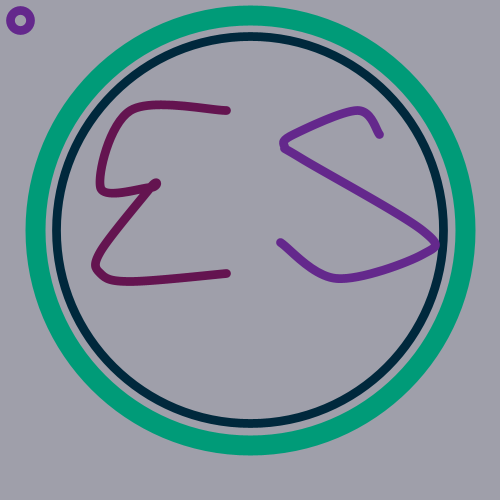
Frame 1 (no input)
Frame 60 (the mouse pressed at the canvas centre just before this capture): identical to frame 1, image omitted
Frame 120 (the mouse held since frame 60 and released just before this capture): identical to frame 1, image omitted

The Processing sketch that drew this single still picture (run headless with seeded random() and noise(); from frame 60 on, the mouse is pressed at the canvas centre):

// Processing sketch: processing_36971
// ── processing_36971.pde

//homework 4
//copyright Emily So

void setup()
{
  size(400, 400);
  background(0);
  fill(200, 200, 0);
  textSize(24);
  textAlign(CENTER, CENTER);


background(159, 159, 170);
size (500, 500);
float x, y, wd, ht;
x = 250;
y = 230;
wd = 430;
ht = 120;
 
noFill();
stroke(0, 155, 120);
strokeWeight(20);
ellipse(x, y, wd, wd);
strokeWeight(.035*x);

stroke(0, 40, 60);
ellipse(x, y, .9*wd, .9*wd);
//"E"
stroke(100, 20, 80);
//strokeWeight(.02*wd);
beginShape();
curveVertex(x - .2*ht, y - ht);
curveVertex(x - .2*ht, y - ht);
curveVertex(x - ht, y - ht);
curveVertex(x - (ht+30), y - .1*wd);
curveVertex(x - (ht-20), y - .1*wd);
curveVertex(x - (ht-20), y - .1*wd);
curveVertex(x - (ht+30), y+.05*wd);
curveVertex(x - (ht+30), y+.1*wd);
curveVertex(x - ht, y + .12*wd);
curveVertex(x - .2*ht, y+.1*wd);
curveVertex(x - .2*ht, y+.1*wd);
endShape();
//"S"
stroke(100, 40, 140);
beginShape();
curveVertex(x + .3*wd, y - .8*ht);
curveVertex(x + .3*wd, y - .8*ht);
curveVertex(x + .25*wd, y - ht);
curveVertex(x + .1*wd, y - .8*ht);
curveVertex(x + .08*wd, y - .7*ht);
curveVertex(x + .12*wd, y - .6*ht);
curveVertex(x + .4*wd, y);
curveVertex(x + .4*wd, y + .2*ht);
curveVertex(x + .2*wd, y + .4*ht);
curveVertex(x + .07*wd, y + .1*ht);
curveVertex(x + .07*wd, y + .1*ht);
endShape();

char c = 'x';


ellipse(20, 20, 20, 20);
}
//BREAAAK

//void keyPressed()
//{
//  }
//  if (key == 'c')
//  {
//    ellipse(200, 200, mouseX, mouseY);
//  }
//  if (key == 'm')
//  {
//    rect(10, 10, 10, 10);
//
//  }
//}

void draw() {
        float x, y, wd, ht;
x = 250;
y = 230;
wd = 430;
ht = 120;
  
  if(keyPressed) {
    if (key == 'b' || key == 'B') {
      fill(0);
    }
    if (keyCode == UP) {
      fill(random(255));
      x = mouseX+50;
      y = mouseY+60;
    }
    if (keyCode == DOWN) {
      fill(random(255));
      ellipse(random(150, 200), random(220, 400), random(200), random(200));
      


      noFill();
stroke(random(255), 155, 120);

strokeWeight(20);
ellipse(x, y, wd, wd);
strokeWeight(.035*x);

stroke(0, 40, 60);
//ellipse(x, y, .9*wd, .9*wd);
ellipse(x, y, random(300), random(300));
strokeWeight(random(5));
stroke(random(200, 255), 200, 200);
ellipse(x, y, random(300), random(300));
}
//EEEEEEEEEEEEEEEEEEEEEEEEEEEEEEE
//WOAH!!!!!!!!!
//HHHHHHAHAHAHAHAHAHAHAHAH
  if (mousePressed);

  stroke(random(255), random(255), random(255));
  noFill();
strokeWeight(random(30));
beginShape();

curveVertex(x - .2*ht, y - ht);
curveVertex(x - .2*ht, y - ht);
curveVertex(x - ht, y - ht);
curveVertex(x - (ht+30), y - .1*wd);
curveVertex(x - (ht-20), y - .1*wd);
curveVertex(x - (ht-20), y - .1*wd);
curveVertex(x - (ht+30), y+.05*wd);
curveVertex(x - (ht+30), y+.1*wd);
curveVertex(x - ht, y + .12*wd);
curveVertex(x - .2*ht, y+.1*wd);
curveVertex(x - .2*ht, y+.1*wd);
endShape();
  }
  //haaaaaaAAAAAAAAAAY
    if (key == 'e') {
      wd = wd - mouseX;
      ht = ht - mouseY;
      
//S
noFill();
      stroke(random(100), random(255), random(140));

beginShape();
curveVertex(x + .3*wd, y - .8*ht);
curveVertex(x + .3*wd, y - .8*ht);
curveVertex(x + .25*wd, y - ht);
curveVertex(x + .1*wd, y - .8*ht);
curveVertex(x + .08*wd, y - .7*ht);
curveVertex(x + .12*wd, y - .6*ht);
curveVertex(x + .4*wd, y);
curveVertex(x + .4*wd, y + .2*ht);
curveVertex(x + .2*wd, y + .4*ht);
curveVertex(x + .07*wd, y + .1*ht);
curveVertex(x + .07*wd, y + .1*ht);
endShape();
//WOOOOOOOOOOOOOOOAAAAAAAAAHHHHHHHHHHHHHHHHHHHHHHHH
    }

    fill(255);
  }
 
 
                
